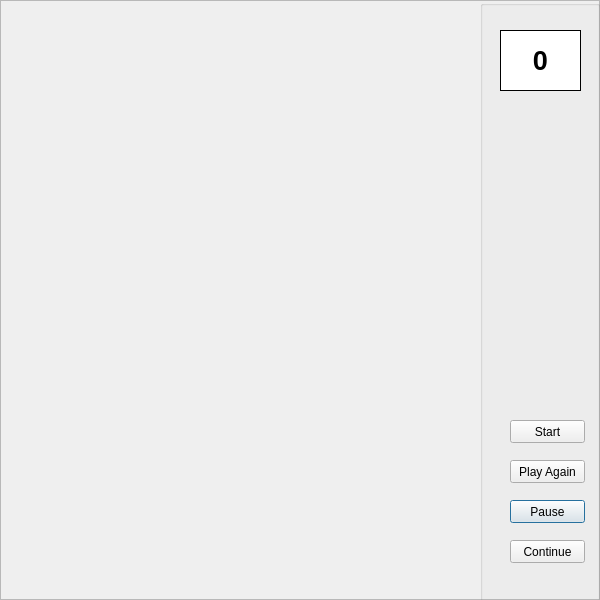
<?xml version="1.0" encoding="UTF-8"?>
<ui version="4.0">
 <class>Dialog</class>
 <widget class="QDialog" name="Dialog">
  <property name="geometry">
   <rect>
    <x>0</x>
    <y>0</y>
    <width>600</width>
    <height>600</height>
   </rect>
  </property>
  <property name="windowTitle">
   <string>Dialog</string>
  </property>
  <property name="styleSheet">
   <string notr="true"/>
  </property>
  <layout class="QVBoxLayout" name="verticalLayout">
   <property name="spacing">
    <number>0</number>
   </property>
   <property name="leftMargin">
    <number>0</number>
   </property>
   <property name="topMargin">
    <number>0</number>
   </property>
   <property name="rightMargin">
    <number>0</number>
   </property>
   <property name="bottomMargin">
    <number>0</number>
   </property>
   <item>
    <widget class="QFrame" name="frame">
     <property name="autoFillBackground">
      <bool>false</bool>
     </property>
     <property name="styleSheet">
      <string notr="true">Background-image:url(:/Lane/Lane.png);</string>
     </property>
     <property name="frameShape">
      <enum>QFrame::StyledPanel</enum>
     </property>
     <property name="frameShadow">
      <enum>QFrame::Raised</enum>
     </property>
     <widget class="QLabel" name="label_10">
      <property name="enabled">
       <bool>true</bool>
      </property>
      <property name="geometry">
       <rect>
        <x>190</x>
        <y>400</y>
        <width>100</width>
        <height>150</height>
       </rect>
      </property>
      <property name="autoFillBackground">
       <bool>false</bool>
      </property>
      <property name="text">
       <string/>
      </property>
      <property name="pixmap">
       <pixmap>Super-car.png</pixmap>
      </property>
      <property name="scaledContents">
       <bool>true</bool>
      </property>
      <property name="alignment">
       <set>Qt::AlignCenter</set>
      </property>
      <property name="indent">
       <number>-1</number>
      </property>
      <property name="openExternalLinks">
       <bool>false</bool>
      </property>
     </widget>
     <widget class="QGroupBox" name="groupBox">
      <property name="geometry">
       <rect>
        <x>480</x>
        <y>0</y>
        <width>120</width>
        <height>800</height>
       </rect>
      </property>
      <property name="title">
       <string/>
      </property>
      <widget class="QPushButton" name="pushButton_3">
       <property name="geometry">
        <rect>
         <x>30</x>
         <y>500</y>
         <width>75</width>
         <height>23</height>
        </rect>
       </property>
       <property name="text">
        <string>Pause</string>
       </property>
      </widget>
      <widget class="QPushButton" name="pushButton_2">
       <property name="geometry">
        <rect>
         <x>30</x>
         <y>460</y>
         <width>75</width>
         <height>23</height>
        </rect>
       </property>
       <property name="text">
        <string>Play Again</string>
       </property>
      </widget>
      <widget class="QLabel" name="label">
       <property name="geometry">
        <rect>
         <x>20</x>
         <y>30</y>
         <width>81</width>
         <height>61</height>
        </rect>
       </property>
       <property name="font">
        <font>
         <pointsize>20</pointsize>
         <weight>75</weight>
         <bold>true</bold>
        </font>
       </property>
       <property name="styleSheet">
        <string notr="true">background-color:white;
border: 1px solid</string>
       </property>
       <property name="text">
        <string>0</string>
       </property>
       <property name="alignment">
        <set>Qt::AlignCenter</set>
       </property>
      </widget>
      <widget class="QPushButton" name="pushButton_4">
       <property name="geometry">
        <rect>
         <x>30</x>
         <y>420</y>
         <width>75</width>
         <height>23</height>
        </rect>
       </property>
       <property name="text">
        <string>Start</string>
       </property>
      </widget>
      <widget class="QPushButton" name="pushButton_5">
       <property name="geometry">
        <rect>
         <x>30</x>
         <y>540</y>
         <width>75</width>
         <height>23</height>
        </rect>
       </property>
       <property name="text">
        <string>Continue</string>
       </property>
      </widget>
     </widget>
     <widget class="QLabel" name="labelXe1">
      <property name="enabled">
       <bool>true</bool>
      </property>
      <property name="geometry">
       <rect>
        <x>30</x>
        <y>-200</y>
        <width>100</width>
        <height>150</height>
       </rect>
      </property>
      <property name="autoFillBackground">
       <bool>false</bool>
      </property>
      <property name="styleSheet">
       <string notr="true">QLabel {background-color:none;}</string>
      </property>
      <property name="text">
       <string/>
      </property>
      <property name="scaledContents">
       <bool>true</bool>
      </property>
      <property name="alignment">
       <set>Qt::AlignCenter</set>
      </property>
     </widget>
     <widget class="QLabel" name="labelXe2">
      <property name="enabled">
       <bool>true</bool>
      </property>
      <property name="geometry">
       <rect>
        <x>190</x>
        <y>-200</y>
        <width>100</width>
        <height>150</height>
       </rect>
      </property>
      <property name="autoFillBackground">
       <bool>false</bool>
      </property>
      <property name="styleSheet">
       <string notr="true">QLabel {background-color:none;}</string>
      </property>
      <property name="text">
       <string/>
      </property>
      <property name="scaledContents">
       <bool>true</bool>
      </property>
      <property name="alignment">
       <set>Qt::AlignCenter</set>
      </property>
     </widget>
    </widget>
   </item>
  </layout>
 </widget>
 <resources>
  <include location="Lane.qrc"/>
 </resources>
 <connections/>
</ui>
